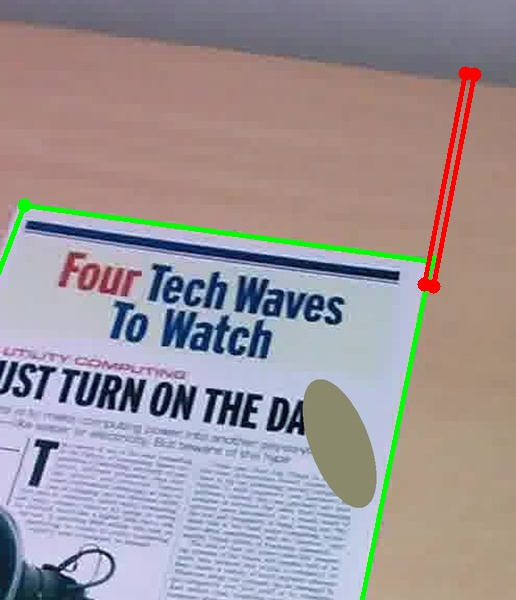
#> input picture images/classic_failure_with_objects.jpg, 516 x 600 px
$ python -i classic.py   (imports and definitions only)
#> lines starting #> are read from the running program, lines starting #| are printed output that depends on the picture; after the words box and inside, x2 and y2 are one past the last pixel; in counts of white or black regions, pixels touching at a corner belong together
#> further down, picture is the input picture: shape (600, 516, 3); mean B, G, R 152.7, 148.8, 157.6
import math

import cv2
import numpy as np

def order_corners(points):
    points = np.float32(points).reshape(4, 2)
    center = points.mean(axis=0)
    angles = np.arctan2(points[:, 1] - center[1], points[:, 0] - center[0])
    points = points[np.argsort(angles)]
    start = np.argmin(points[:, 0] + points[:, 1])
    return np.roll(points, -start, axis=0)

def warp_document(image, points, output_size=(600, 850)):
    width, height = output_size
    destination = np.float32([
        [0, 0],
        [width - 1, 0],
        [width - 1, height - 1],
        [0, height - 1],
    ])
    matrix = cv2.getPerspectiveTransform(order_corners(points), destination)
    return cv2.warpPerspective(image, matrix, (width, height))

def draw_corners(image, points, color=(0, 0, 255)):
    result = image.copy()
    points = order_corners(points).astype(np.int32)
    cv2.polylines(result, [points], True, color, 4)
    for point in points:
        cv2.circle(result, tuple(point), 7, color, -1)
    return result

def analyze_hough(image):
    gray = cv2.cvtColor(image, cv2.COLOR_BGR2GRAY)
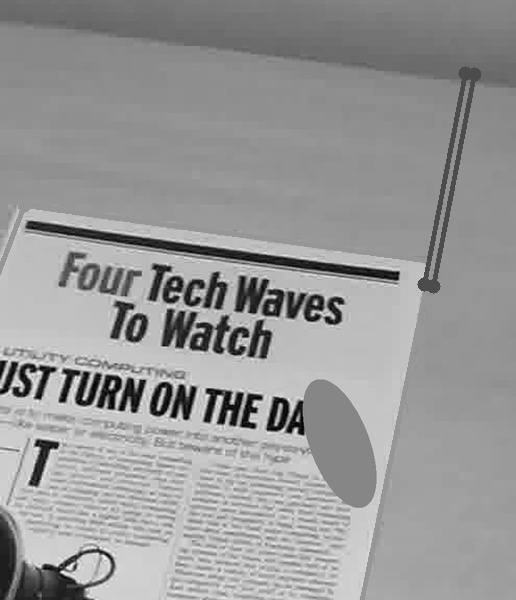
#> gray: shape (600, 516); min 1, max 250, mean 151.9
    gray = cv2.GaussianBlur(gray, (5, 5), 0)
    binary = cv2.adaptiveThreshold(
        gray,
        255,
        cv2.ADAPTIVE_THRESH_GAUSSIAN_C,
        cv2.THRESH_BINARY,
        51,
        5,
    )
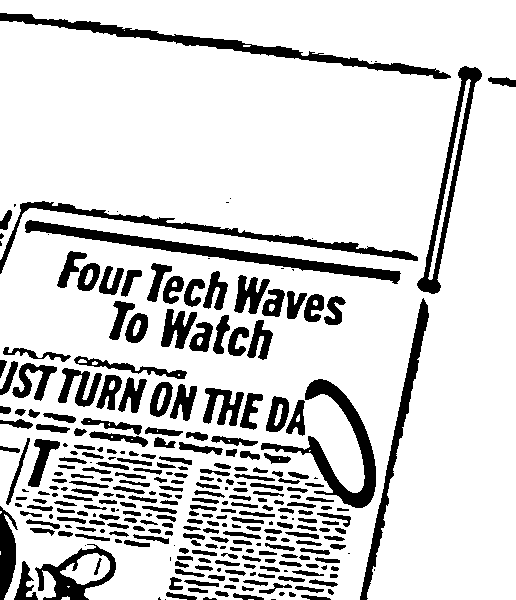
#> binary: shape (600, 516); 82.7% white; 302 black regions (50 under 20 px), largest, box (x1, y1, x2, y2) and area: (25, 220, 401, 284) 3678, (0, 13, 451, 79) 3585, (261, 379, 376, 508) 3178

    kernel = cv2.getStructuringElement(cv2.MORPH_ELLIPSE, (5, 5))
    morphology = cv2.morphologyEx(
        binary,
        cv2.MORPH_CLOSE,
        kernel,
        iterations=2,
    )
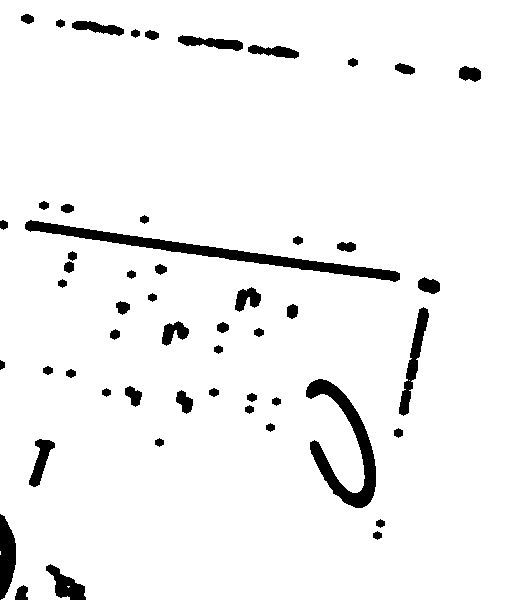
#> morphology: shape (600, 516); 94.9% white; 53 black regions, largest, box (x1, y1, x2, y2) and area: (25, 220, 400, 282) 3645, (306, 379, 376, 508) 2803, (399, 307, 429, 416) 1005
    edges = cv2.Canny(morphology, 50, 150)
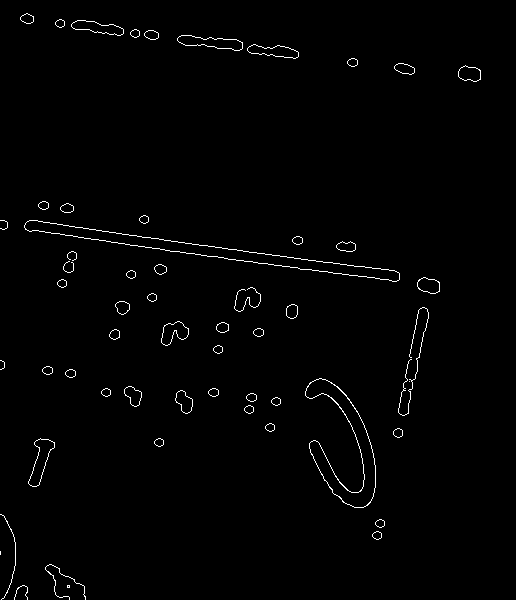
#> edges: shape (600, 516); 1.2% white in thin lines or dots

    height, width = edges.shape
#> height = 600; width = 516
    found = cv2.HoughLinesP(
        edges,
        1,
        np.pi / 180,
        60,
        minLineLength=int(min(width, height) * 0.15),
        maxLineGap=int(min(width, height) * 0.05),
    )
#> found = [[7, 227, 439, 288], [29, 220, 398, 272], [21, 20, 295, 58], [393, 431, 419, 309], [402, 435, 435, 280], [182, 35, 297, 51]]

    data = {
        "binary": binary,
        "morphology": morphology,
        "edges": edges,
        "segments": [],
        "selected_lines": [],
        "angle1": None,
        "angle2": None,
        "corners": None,
        "problem": "",
    }

    if found is None:
        data["problem"] = "Преобразование Хафа не нашло линии"
        return data

    lines = []
    for x1, y1, x2, y2 in found.reshape(-1, 4):
        line_length = math.hypot(x2 - x1, y2 - y1)
        line_angle = math.degrees(math.atan2(y2 - y1, x2 - x1)) % 180
        lines.append([x1, y1, x2, y2, line_length, line_angle])
#> this loop made 6 passes
#> (x1, y1, x2, y2, line_length, line_angle) on passes 1 to 6: (7, 227, 439, 288, 436.3, 8.04), (29, 220, 398, 272, 372.6, 8.02), (21, 20, 295, 58, 276.6, 7.9), (393, 431, 419, 309, 124.7, 102), (402, 435, 435, 280, 158.5, 102), (182, 35, 297, 51, 116.1, 7.92)
#> after the loop, lines = [[7, 227, 439, 288, 436.3, 8.04], [29, 220, 398, 272, 372.6, 8.02], [21, 20, 295, 58, 276.6, 7.9], [393, 431, 419, 309, 124.7, 102], [402, 435, 435, 280, 158.5, 102], [182, 35, 297, 51, 116.1, 7.92]]

    lines.sort(key=lambda line: line[4], reverse=True)
    lines = lines[:40]
#> lines = [[7, 227, 439, 288, 436.3, 8.04], [29, 220, 398, 272, 372.6, 8.02], [21, 20, 295, 58, 276.6, 7.9], [402, 435, 435, 280, 158.5, 102], [393, 431, 419, 309, 124.7, 102], [182, 35, 297, 51, 116.1, 7.92]]
    data["segments"] = [line[:4] for line in lines]

    line_angles = [line[5] for line in lines]
#> line_angles = [8.04, 8.02, 7.9, 102, 102, 7.92]
    line_lengths = [line[4] for line in lines]
#> line_lengths = [436.3, 372.6, 276.6, 158.5, 124.7, 116.1]

    bins = np.arange(0, 190, 10)
    scores, _ = np.histogram(line_angles, bins=bins, weights=line_lengths)
#> scores = 18 values, max 1201.7 at index 0, min 0 at index 1, mean 82.49
    best = int(np.argmax(scores))
#> best = 0
    angle1 = (bins[best] + bins[best + 1]) / 2
#> angle1 = 5
    angle2 = (angle1 + 90) % 180
#> angle2 = 95
    data["angle1"] = angle1
    data["angle2"] = angle2

    pairs = []
    for needed_angle in (angle1, angle2):
        suitable = []
        for line in lines:
            difference = abs(line[5] - needed_angle) % 180
            if min(difference, 180 - difference) < 25:
                suitable.append(line)

        if len(suitable) < 2:
            data["problem"] = "Не удалось выбрать четыре границы листа"
            return data

        radians = math.radians(needed_angle)
        normal_x = -math.sin(radians)
        normal_y = math.cos(radians)

        positions = []
        for line in suitable:
            middle_x = (line[0] + line[2]) / 2
            middle_y = (line[1] + line[3]) / 2
            position = middle_x * normal_x + middle_y * normal_y
            positions.append((position, line[:4]))

        positions.sort(key=lambda item: item[0])
        pairs.append((positions[0][1], positions[-1][1]))
#> this loop made 2 passes
#> (needed_angle, radians, normal_x, normal_y) on passes 1 to 2: (5, 0.0873, -0.0872, 0.996), (95, 1.66, -0.996, -0.0872)
#> after the loop, data = 9 items; pairs = [([182, 35, 297, 51], [7, 227, 439, 288]), ([402, 435, 435, 280], [393, 431, 419, 309])]

    data["selected_lines"] = list(pairs[0]) + list(pairs[1])
    corners = []

    for first in pairs[0]:
        for second in pairs[1]:
            x1, y1, x2, y2 = map(float, first)
            x3, y3, x4, y4 = map(float, second)
            a1, b1, c1 = y1 - y2, x2 - x1, x1 * y2 - x2 * y1
            a2, b2, c2 = y3 - y4, x4 - x3, x3 * y4 - x4 * y3
            determinant = a1 * b2 - a2 * b1

            if abs(determinant) < 1e-6:
                data["problem"] = "Выбранные линии не пересекаются"
                return data

            x = (b1 * c2 - b2 * c1) / determinant
            y = (c1 * a2 - c2 * a1) / determinant
            corners.append([x, y])
#> this loop made 2 passes
#> after the loop, corners = [[478.4, 76.24], [468.9, 74.91], [433.5, 287.2], [423.9, 285.9]]

    data["corners"] = order_corners(corners)
#> in order_corners, `points = np.float32(points).reshape(4, 2)`: points has the same summary as corners in analyze_hough
#> in order_corners, `center = points.mean(axis=0)`: center = [451.2, 181.1]
#> in order_corners, `angles = np.arctan2(points[:, 1] - center[1], points[:, 0] - center[0])`: angles = [-1.32, -1.41, 1.74, 1.83]
#> in order_corners, `points = points[np.argsort(angles)]`: points = [[468.9, 74.91], [478.4, 76.24], [433.5, 287.2], [423.9, 285.9]]
#> in order_corners, `start = np.argmin(points[:, 0] + points[:, 1])`: start = 0
    return data

def detect_corners_hough(image):
    result = analyze_hough(image)
    if result["corners"] is None:
        raise ValueError(result["problem"])
    return result["corners"]

>>> import cv2
>>> picture = cv2.imread('images/classic_failure_with_objects.jpg')
>>> result = analyze_hough(picture)
#> result = 9 items

$ run again, on images/neural_with_objects_1.jpg
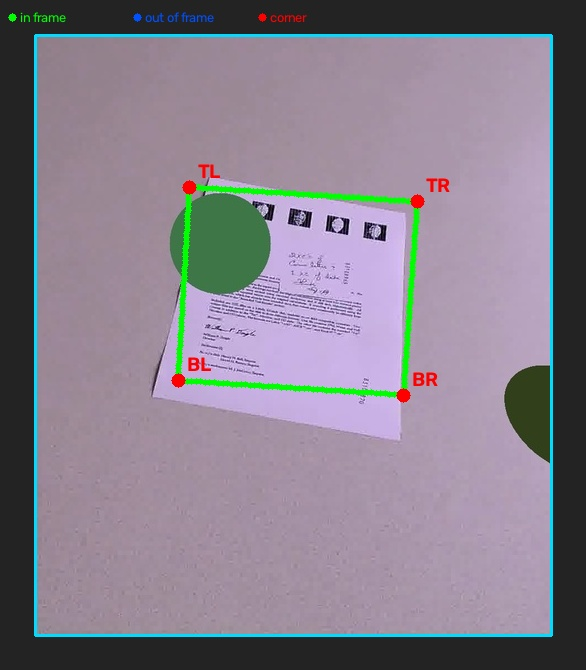
#> input picture images/neural_with_objects_1.jpg, 586 x 670 px
#> picture is the input picture: shape (670, 586, 3); mean B, G, R 139.1, 126.2, 133.5
#> in analyze_hough, `binary = cv2.adaptiveThreshold( gray, 255, cv2.ADAPTIVE_THRESH_GAUSSIA..`:
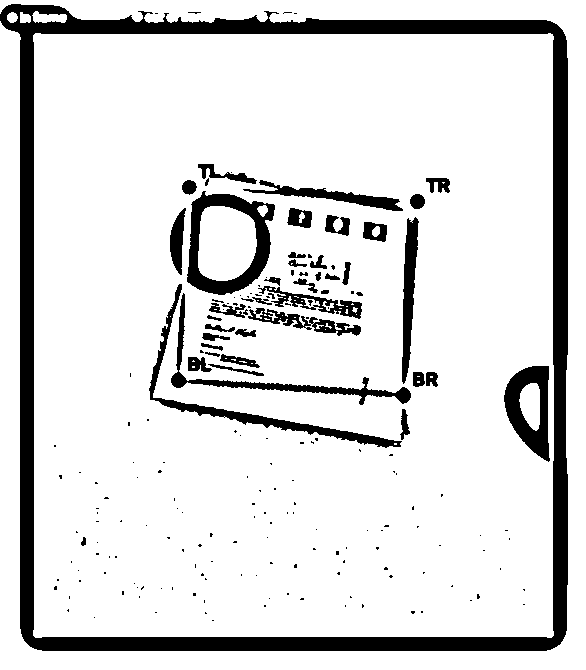
#> binary: shape (670, 586); 86.3% white; 192 black regions (146 under 20 px), largest, box (x1, y1, x2, y2) and area: (0, 4, 568, 651) 32679, (187, 191, 275, 295) 3333, (149, 284, 402, 448) 2562
#> morphology: shape (670, 586); 89.2% white; 27 black regions, largest, box (x1, y1, x2, y2) and area: (10, 16, 568, 651) 31837, (187, 194, 270, 295) 3031, (504, 366, 549, 459) 2040
#> in analyze_hough, `edges = cv2.Canny(morphology, 50, 150)`:
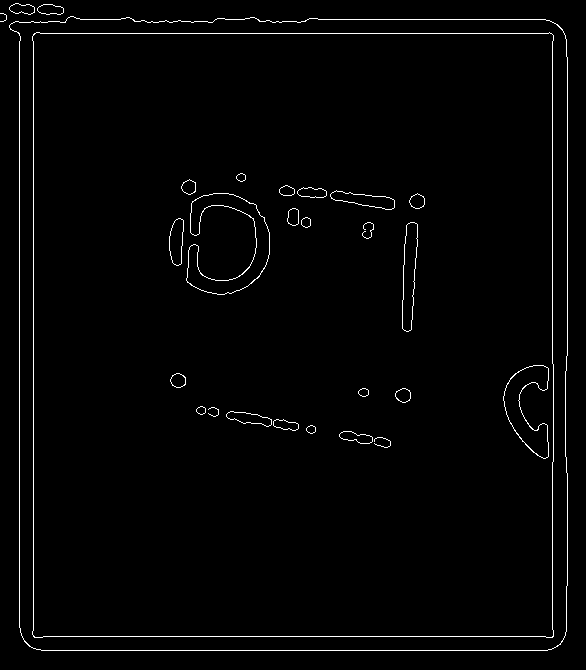
#> edges: shape (670, 586); 1.7% white in thin lines or dots
#> found = 13 rows, first 6: [19, 627, 19, 4], [33, 648, 33, 6], [18, 33, 564, 33], [552, 648, 552, 462], [41, 650, 547, 650], [567, 585, 567, 473]
#> the loop in analyze_hough, `for x1, y1, x2, y2 in found.reshape(-1, 4):` made 13 passes
#> (x1, y1, x2, y2, line_length, line_angle) on passes 1 to 8: (19, 627, 19, 4, 623, 90), (33, 648, 33, 6, 642, 90), (18, 33, 564, 33, 546, 0), (552, 648, 552, 462, 186, 90), (41, 650, 547, 650, 506, 0), (567, 585, 567, 473, 112, 90), (22, 636, 564, 636, 542, 0), (307, 19, 545, 19, 238, 0)
#> after the loop in analyze_hough, `for x1, y1, x2, y2 in found.reshape(-1, 4):`: lines = 13 items, first 6: [19, 627, 19, 4, 623, 90], [33, 648, 33, 6, 642, 90], [18, 33, 564, 33, 546, 0], [552, 648, 552, 462, 186, 90], [41, 650, 547, 650, 506, 0], [567, 585, 567, 473, 112, 90]
#> in analyze_hough, `lines = lines[:40]`: lines = 13 items, first 6: [33, 648, 33, 6, 642, 90], [19, 627, 19, 4, 623, 90], [18, 33, 564, 33, 546, 0], [22, 636, 564, 636, 542, 0], [41, 650, 547, 650, 506, 0], [552, 363, 552, 22, 341, 90]
#> line_angles = [90, 90, 0, 0, 0, 90, 0, 90, 90, 92.97, 90, 90, 91.87]
#> line_lengths = [642, 623, 546, 542, 506, 341, 238, 186, 177, 135.2, 112, 97, 92.05]
#> scores = 18 values, max 2405.2 at index 9, min 0 at index 1, mean 235.4
#> best = 9
#> angle1 = 95
#> angle2 = 5
#> the loop in analyze_hough, `for needed_angle in (angle1, angle2):` made 2 passes
#> (needed_angle, radians, normal_x, normal_y) on passes 1 to 2: (95, 1.66, -0.996, -0.0872), (5, 0.0873, -0.0872, 0.996)
#> after the loop in analyze_hough, `for needed_angle in (angle1, angle2):`: data = 9 items; pairs = [([567, 585, 567, 473], [19, 627, 19, 4]), ([307, 19, 545, 19], [41, 650, 547, 650])]
#> the loop in analyze_hough, `for first in pairs[0]:` made 2 passes
#> after the loop in analyze_hough, `for first in pairs[0]:`: corners = [[567, 19], [567, 650], [19, 19], [19, 650]]
#> center = [293, 334.5]
#> angles = [-0.856, 0.856, -2.29, 2.29]
#> in order_corners, `points = points[np.argsort(angles)]`: points = [[19, 19], [567, 19], [567, 650], [19, 650]]
#> start = 0
#> result = 9 items

$ run again, on images/neural_with_objects_2.jpg
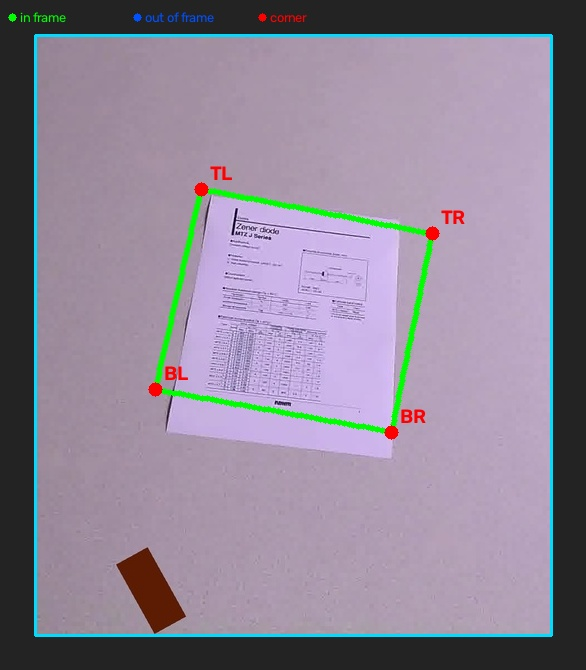
#> input picture images/neural_with_objects_2.jpg, 586 x 670 px
#> picture is the input picture: shape (670, 586, 3); mean B, G, R 149, 132.2, 141.3
#> in analyze_hough, `binary = cv2.adaptiveThreshold( gray, 255, cv2.ADAPTIVE_THRESH_GAUSSIA..`:
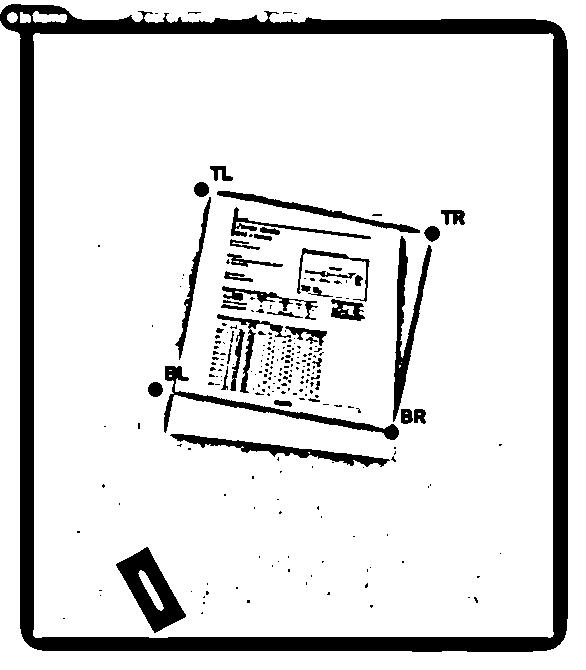
#> binary: shape (670, 586); 87% white; 252 black regions (206 under 20 px), largest, box (x1, y1, x2, y2) and area: (0, 4, 568, 652) 33237, (116, 547, 186, 633) 2525, (393, 236, 432, 422) 2026
#> morphology: shape (670, 586); 90.5% white; 19 black regions, largest, box (x1, y1, x2, y2) and area: (10, 16, 568, 652) 32389, (117, 548, 185, 632) 2508, (394, 366, 407, 396) 288
#> in analyze_hough, `edges = cv2.Canny(morphology, 50, 150)`:
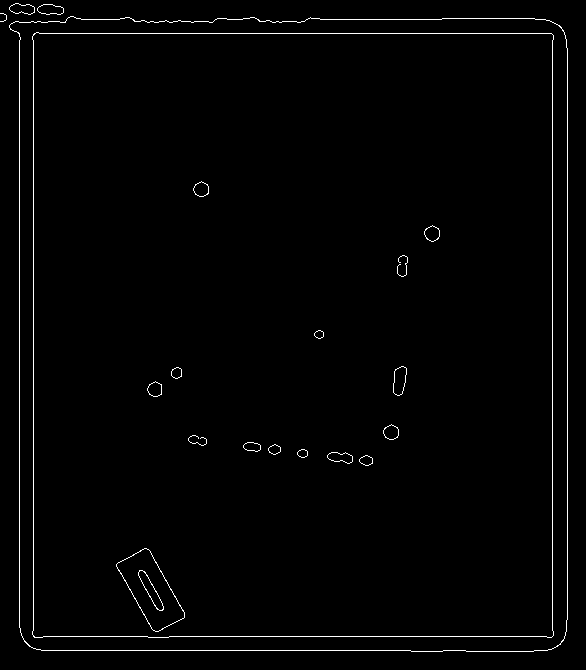
#> edges: shape (670, 586); 1.4% white in thin lines or dots
#> found = [[19, 627, 19, 4], [552, 648, 552, 22], [33, 648, 33, 6], [567, 619, 567, 48], [22, 636, 564, 636], [18, 33, 564, 33], [41, 650, 410, 650], [306, 19, 441, 19], [442, 18, 534, 18], [411, 651, 533, 651], [67, 18, 180, 20]]
#> the loop in analyze_hough, `for x1, y1, x2, y2 in found.reshape(-1, 4):` made 11 passes
#> (x1, y1, x2, y2, line_length, line_angle) on passes 1 to 8: (19, 627, 19, 4, 623, 90), (552, 648, 552, 22, 626, 90), (33, 648, 33, 6, 642, 90), (567, 619, 567, 48, 571, 90), (22, 636, 564, 636, 542, 0), (18, 33, 564, 33, 546, 0), (41, 650, 410, 650, 369, 0), (306, 19, 441, 19, 135, 0)
#> after the loop in analyze_hough, `for x1, y1, x2, y2 in found.reshape(-1, 4):`: lines = 11 items, first 6: [19, 627, 19, 4, 623, 90], [552, 648, 552, 22, 626, 90], [33, 648, 33, 6, 642, 90], [567, 619, 567, 48, 571, 90], [22, 636, 564, 636, 542, 0], [18, 33, 564, 33, 546, 0]
#> in analyze_hough, `lines = lines[:40]`: lines = 11 items, first 6: [33, 648, 33, 6, 642, 90], [552, 648, 552, 22, 626, 90], [19, 627, 19, 4, 623, 90], [567, 619, 567, 48, 571, 90], [18, 33, 564, 33, 546, 0], [22, 636, 564, 636, 542, 0]
#> line_angles = [90, 90, 90, 90, 0, 0, 0, 0, 0, 1.01, 0]
#> line_lengths = [642, 626, 623, 571, 546, 542, 369, 135, 122, 113, 92]
#> scores = 18 values, max 2462 at index 9, min 0 at index 1, mean 243.4
#> best = 9
#> angle1 = 95
#> angle2 = 5
#> the loop in analyze_hough, `for needed_angle in (angle1, angle2):` made 2 passes
#> (needed_angle, radians, normal_x, normal_y) on passes 1 to 2: (95, 1.66, -0.996, -0.0872), (5, 0.0873, -0.0872, 0.996)
#> after the loop in analyze_hough, `for needed_angle in (angle1, angle2):`: data = 9 items; pairs = [([567, 619, 567, 48], [19, 627, 19, 4]), ([442, 18, 534, 18], [41, 650, 410, 650])]
#> the loop in analyze_hough, `for first in pairs[0]:` made 2 passes
#> after the loop in analyze_hough, `for first in pairs[0]:`: corners = [[567, 18], [567, 650], [19, 18], [19, 650]]
#> center = [293, 334]
#> angles = [-0.856, 0.856, -2.29, 2.29]
#> in order_corners, `points = points[np.argsort(angles)]`: points = [[19, 18], [567, 18], [567, 650], [19, 650]]
#> start = 0
#> result = 9 items
